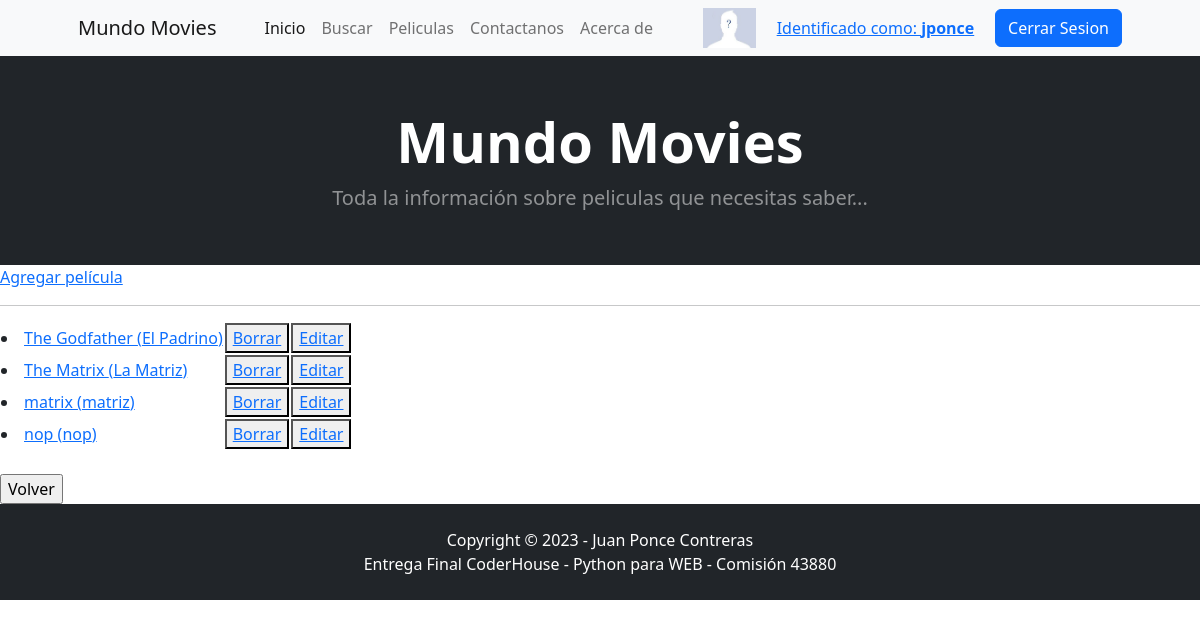
Page /AppF/movie-list/ (signed in) on the earlier database version.
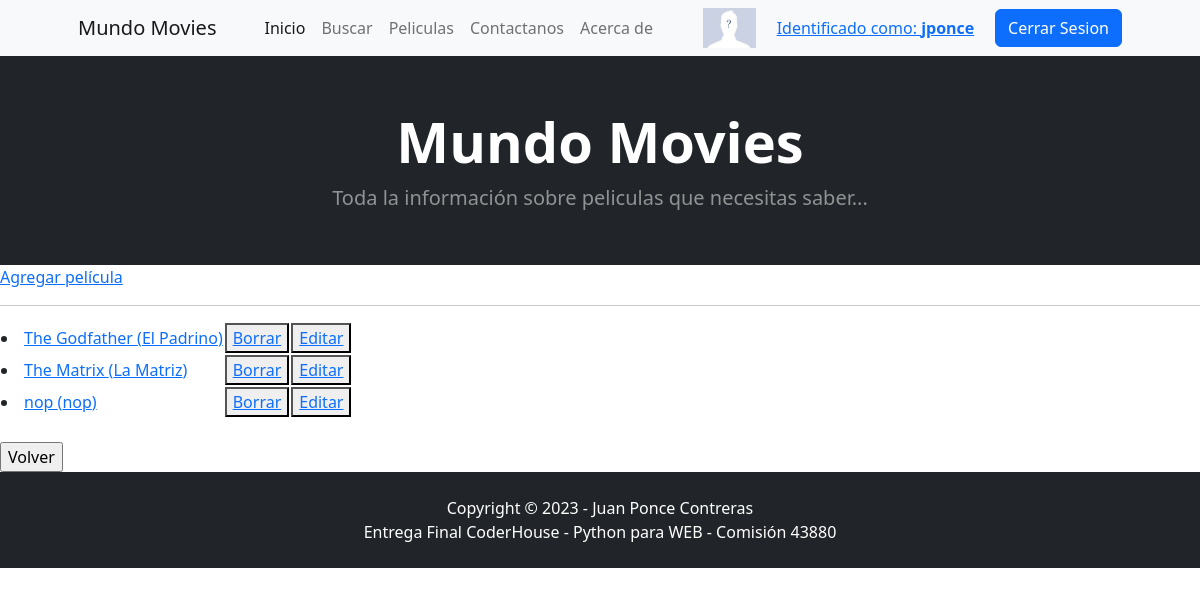
Same page on the later database version.
### AppF/models.py (models this page shows, shortened)
class Movie(models.Model):
    nombre    = models.CharField(max_length=100, verbose_name='Titulo de la pelicula')
    nombre_tr = models.CharField(max_length=100, verbose_name='Titulo (Traduccion)')
    descrip   = models.TextField(verbose_name='Descripción / Resumen')
    fecha_est = models.DateField(verbose_name='Fecha de estreno')
    imagen    = models.ImageField(verbose_name='Portada', upload_to='images', blank=True, null=True)
    class Meta():
        ordering = ('nombre','nombre_tr')
        unique_together = ('nombre',)

### AppF/views.py (the view)
# urls.py: path('movie-list/', movieList.as_view(), name='movieList'),
class movieList(LoginRequiredMixin, ListView):
    model = Movie
    template_name = "movie_list.html"
    context_object_name = "movies"

### AppF/templates/movie_list.html
{% extends 'base.html' %}
{% block cuerpo %}
{% if user.is_authenticated and not user.is_staff %}
	<h2>Esta seccion requiere permisos de administracion</h2>
	<hr>
{% else%}
	{% if movies %}
		<a href="{% url 'movieCreate' %}">Agregar película</a>
		<hr>
		<table border="0">
			<ul>
				{% for movie in movies %}
					<tr>
						<td>
							<li><a href="{% url 'movieDetail' movie.id %}">{{movie.nombre}} ({{movie.nombre_tr}})</a></li>
						</td>
						<td>
							<button>
								<a href="{% url 'movieDelete' movie.id %}">Borrar</a>
							</button>
						</td>
						<td>
							<button>
								<a href="{% url 'movieUpdate' movie.id %}">Editar</a>
							</button>
						</td>
					<tr>
				{% endfor %}
			</ul>
		</table>
	{% else %}
		<br>
		<h1>No hay peliculas aun</h1>
	{% endif %}
	<br>
	<input type="button" onclick="history.back()" name="Volver" value="Volver">
{% endif %}
{% endblock cuerpo %}

Differences in the rows shown:
removed Movie: nombre "matrix", nombre_tr "matriz"
